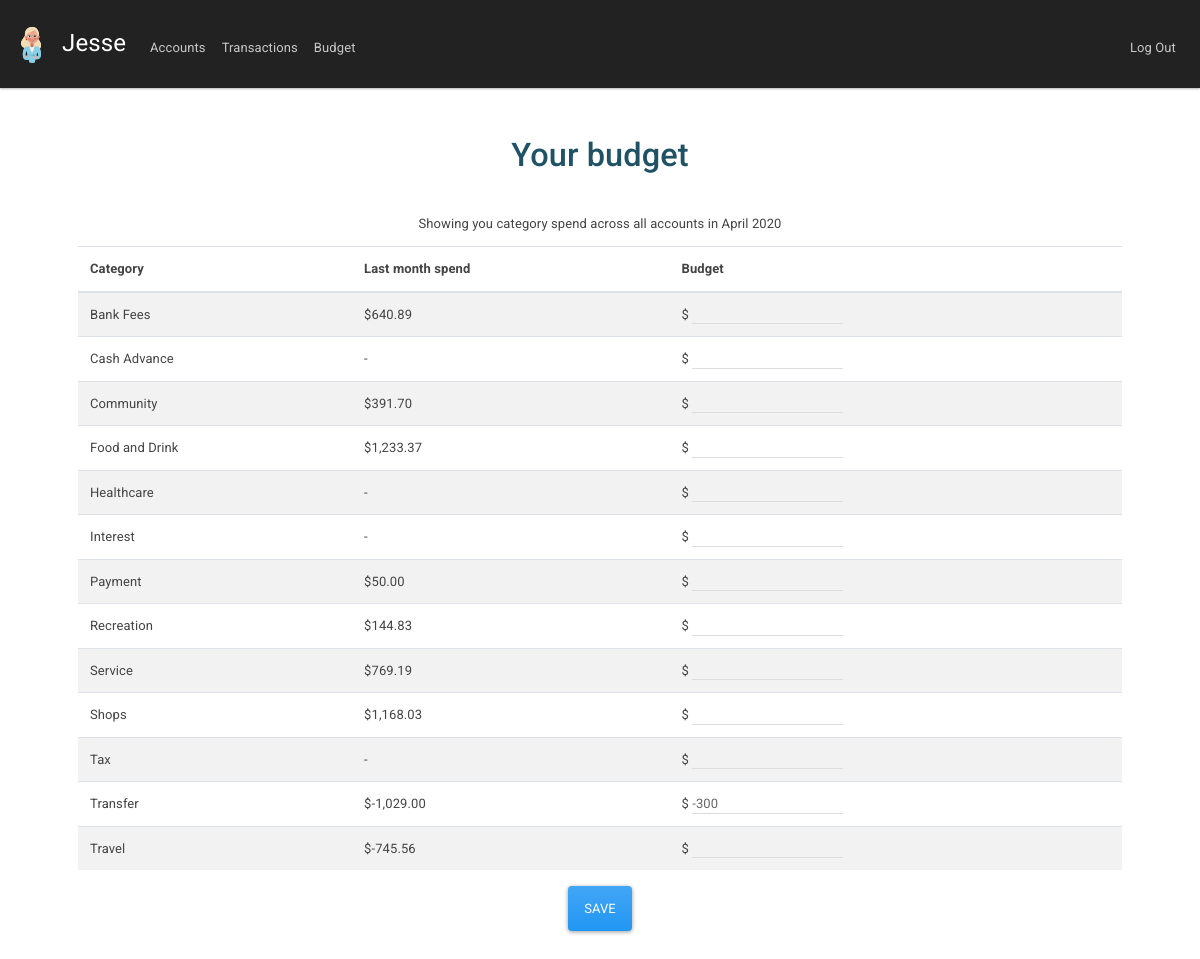
Screenshot of /budget (signed in) with the database file from the repository.
### tables this page shows
CREATE TABLE "budget" (
	"user_id"	INTEGER NOT NULL,
	"category"	TEXT NOT NULL,
	"amount"	NUMERIC,
	PRIMARY KEY("user_id","category")
);

### app.py (the view, shortened to what this page needs)
@app.route("/budget", methods=["GET", "POST"])
@login_required
def budget():
    if request.method == "GET":
        prev_month_firstday = datetime.date.today().replace( day=1 ) - relativedelta(months=1)
        prev_month_lastday = datetime.date.today().replace( day=1 ) - relativedelta(days=1)
        budgets = get_db().execute("""
            SELECT budget.category,
                   budget_summary.month_total * -1 as month_total,
                   budget.amount as budget_amount
            FROM budget
            LEFT OUTER JOIN (
                SELECT category, sum(amount) as month_total
                FROM transactions
                JOIN accounts on accounts.account_id = transactions.account_id
                WHERE
                    accounts.user_id = :user_id AND
                    transactions.date >= :prev_month_firstday  AND
                    transactions.date <= :prev_month_lastday
                GROUP BY transactions.category ) as budget_summary
            ON budget_summary.category = budget.category
            WHERE budget.user_id = :user_id
            ORDER BY budget.category
        """,
        user_id = session["user_id"],
        prev_month_firstday=prev_month_firstday.isoformat(),
        prev_month_lastday=prev_month_lastday.isoformat())
        active_accounts = get_db().execute( """
            SELECT account_id
            FROM accounts
            WHERE user_id = :user_id
        """, user_id=session["user_id"])
        for budget in budgets:
            budget['danger'] = False
            if budget.get('month_total') is not None and budget.get('budget_amount') is not None:
                if budget['month_total'] > budget['budget_amount']:
                    budget['danger'] = True
        return render_template("budget.html",
                                active_accounts=active_accounts,
                                prev_month_firstday=prev_month_firstday,
                                budgets=budgets)

### app.py (called while the page is built)
@app.after_request
def after_request(response):
    response.headers["Cache-Control"] = "no-cache, no-store, must-revalidate"
    response.headers["Expires"] = 0
    response.headers["Pragma"] = "no-cache"
    return response

def get_db():
    global DB
    if not DB:
        DB = SQL("sqlite:///finance_mgmt.db")
    return DB

### helpers.py (called while the page is built)
def login_required(f):
    @wraps(f)
    def decorated_function(*args, **kwargs):
        if session.get("user_id") is None:
            return redirect("/login")
        return f(*args, **kwargs)
    return decorated_function

def usd(value):
    return f"${value:,.2f}"

### templates/budget.html (shortened to what this page needs)
{% extends "layout.html" %}
{% block main %}
{% if active_accounts %}
<div class="container">
    <div class="grid-element element-a"><h1> Your budget</h1></div>
</div>
<p>Showing you category spend across all accounts in {{ prev_month_firstday.strftime('%B %Y') }}</p>
<form action="/budget" method="post">
    <table id="budget" class="table table-striped table-hover">
        <thead>
            <tr>
                <th>Category</th>
                <th>Last month spend</th>
                <th>Budget</th>
            </tr>
        </thead>
        <tbody>
            {% for budget in budgets %}
            <tr class="{{"table-danger" if budget.danger }}"</tr>
                <td>{{ budget.category }}</td>
                {% if budget.month_total is not none %}
                <td>{{ budget.month_total | usd }}</td>
                {% else %}
                <td>-</td>
                {% endif %}
                <td>$ </div><input name="{{ budget.category }}" value="{{ budget.budget_amount if budget.budget_amount != none else ""}}" text="number" autocomplete="off" class="form-control"></td>
            </tr>
            {% endfor %}
        </tbody>
    </table>
    <button class="btn btn-primary" type="submit">Save</button>
</form>
{% endif %}
{% endblock %}

### templates/layout.html (shortened to what this page needs)
<!DOCTYPE html>
<html lang="en">
    <head>
        <link href="https://stackpath.bootstrapcdn.com/bootswatch/4.4.1/materia/bootstrap.min.css" rel="stylesheet">
        <link href="/static/styles.css" rel="stylesheet">
        <link rel="stylesheet" href="https://use.fontawesome.com/releases/v5.7.0/css/all.css">
    </head>
    <body>
        <nav class="navbar sticky-top navbar-expand-lg navbar-dark bg-dark">
            <a class="navbar-brand" href="/">
                <img src="static/neutral.svg" width="20px" style="margin-left:5px; margin-right: 15px;">
                Jesse
            </a>
            <div class="collapse navbar-collapse" id="navbar">
                {% if session.user_id %}
                    <ul class="navbar-nav mr-auto mt-2">
                        <li class="nav-item"><a class="nav-link" href="/">Accounts</a></li>
                        <li class="nav-item"><a class="nav-link" href="/transactions">Transactions</a></li>
                        <li class="nav-item"><a class="nav-link" href="/budget">Budget</a></li>
                    </ul>
                    <ul class="navbar-nav ml-auto mt-2">
                        <li class="nav-item"><a class="nav-link" href="/logout">Log Out</a></li>
                    </ul>
                {% else %}
                    <ul class="navbar-nav ml-auto mt-2">
                        <li class="nav-item"><a class="nav-link" href="/register">Get Started</a></li>
                        <li class="nav-item"><a class="nav-link" href="/login">Log In</a></li>
                    </ul>
                {% endif %}
            </div>
        </nav>
        <main id="maincontainer" class="container p-5">
            {% block main %}{% endblock %}
        </main>
    </body>
</html>

### static/styles.css (style rules this page uses)
main .form-control { display: inline-block; width: auto; }
main { overflow-x: auto; text-align: center; }
main table { text-align: left; }
.grid-element { font-size: 1em; padding-bottom: 3%; color: #1E5264; }
.element-a { grid-column-start: 3; grid-column-end: 4; grid-row-start: 1; grid-row-end: 2; }
#budget .form-control { padding-top: 0px; padding-bottom: 0px; height: auto; }

### rows the page displays
budget: category "Bank Fees", month_total "$640.89"
budget: category "Cash Advance"
budget: category "Community", month_total "$391.70"
budget: category "Food and Drink", month_total "$1,233.37"
budget: category "Healthcare"
budget: category "Interest"
budget: category "Payment", month_total "$50.00"
budget: category "Recreation", month_total "$144.83"
budget: category "Service", month_total "$769.19"
budget: category "Shops", month_total "$1,168.03"
budget: category "Tax"
budget: category "Transfer", month_total "$-1,029.00", budget_amount "-300"
budget: category "Travel", month_total "$-745.56"

### other values shown
{{ prev_month_firstday.strftime('%B %Y') }} "April 2020"
